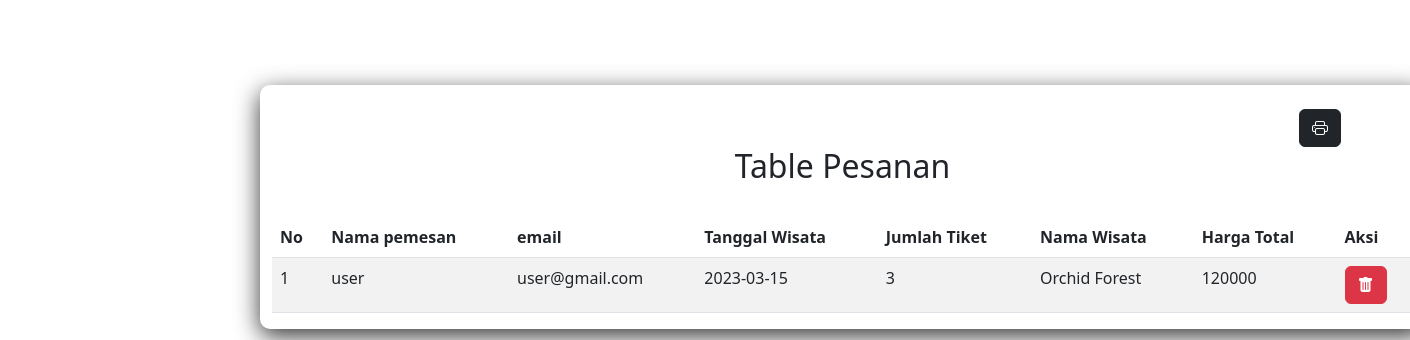
Page /admin/table_pesanan.php on the earlier database version.
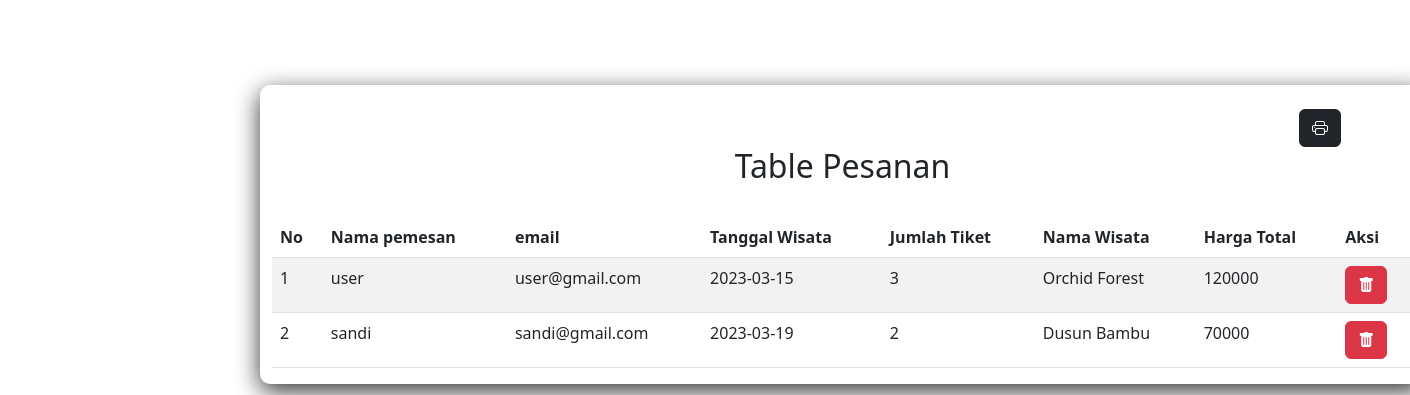
Same page on the later database version.
### tables this page shows
CREATE TABLE `tb_pemesanan` (
  `id` int(11) NOT NULL,
  `user_id` int(11) NOT NULL,
  `Tanggal_wisata` date NOT NULL,
  `jumlah_tiket` varchar(50) NOT NULL,
  `wisata_id` int(11) NOT NULL,
  `harga` varchar(500) NOT NULL
);

CREATE TABLE `tb_user` (
  `id` int(11) NOT NULL,
  `user_name` varchar(25) NOT NULL,
  `email` varchar(50) NOT NULL,
  `password` varchar(35) NOT NULL,
  `level` varchar(50) NOT NULL
);

CREATE TABLE `tambah_data_wisata` (
  `id` int(11) NOT NULL,
  `Nama_wisata` varchar(25) NOT NULL,
  `deskripsi` text NOT NULL,
  `harga` varchar(50) NOT NULL,
  `gambar` text NOT NULL
);

### admin/table_pesanan.php (the view, shortened to what this page needs)
<?php
include "bot.php";
?>
<div class="container" style="margin-top: 85px; box-shadow: 0 7px 25px rgba(0, 0, 0, 0.8);  border-radius: 10px;  margin-left: 260px; width: 1165px"><br>
<div style="margin-left: 90%;">
<button class="btn btn-dark" onclick="printDiv('print')"><i class="bi bi-printer"></i></button>
</div>
<h2 class="text-center">Table Pesanan</h2><br>
    <div class="row">
        <div class="col-md-12">
        <fieldset id="print">
            <table id="myTable" class="table table-striped tabel-bordered" cellspacing="0" width="100%">
                <thead>
                    <tr>
                        <th>No</th>
                        <th>Nama pemesan</th>
                        <th>email</th>
                        <th>Tanggal Wisata</th>
                        <th>Jumlah Tiket</th>
                        <th>Nama Wisata</th>
                        <th>Harga Total</th>
                        <th>Aksi</th>
                    </tr>
                </thead>
                <tbody>
                <?php
                        include ('koneksi.php');
                        $query = "SELECT tb_user.id, tb_user.user_name, tb_user.email, tb_pemesanan.id, tb_pemesanan.Tanggal_wisata, tambah_data_wisata.Nama_wisata, tb_pemesanan.jumlah_tiket, tb_pemesanan.wisata_id, tb_pemesanan.harga FROM tb_pemesanan INNER JOIN tb_user ON tb_user.id=tb_pemesanan.user_id INNER JOIN tambah_data_wisata ON tb_pemesanan.wisata_id=tambah_data_wisata.id";
                        $select = $conn->query($query);
                        $no = 1;
                        while ($data = mysqli_fetch_array($select)){
                    ?>
                    <tr>
                                <td><?php echo $no++ ?></td>
                                <td><?php echo $data["user_name"]?></td>
                                <td><?php echo $data["email"]?></td>
                                <td><?php echo $data["Tanggal_wisata"]?></td>
                                <td><?php echo $data["jumlah_tiket"]?></td>
                                <td><?php echo $data["Nama_wisata"]?></td>
                                <td><?php echo $data["harga"]?></td>
                                <td>
                                <a href="delete_pesanan.php?id=<?php echo $data['id']?>" class="btn btn-danger"><i class="bi bi-trash-fill"></i></a>
                                </td>
                    </tr>
                    <?php }?>
                </tbody>
            </table>
            </fieldset>
        </div>
    </div>
</div>

Differences in the rows shown:
added tb_pemesanan: user.user_name "sandi", user.email "sandi@gmail.com", Tanggal_wisata "2023-03-19", jumlah_tiket "2", tambah_data_wisata.Nama_wisata "Dusun Bambu", harga "70000"
